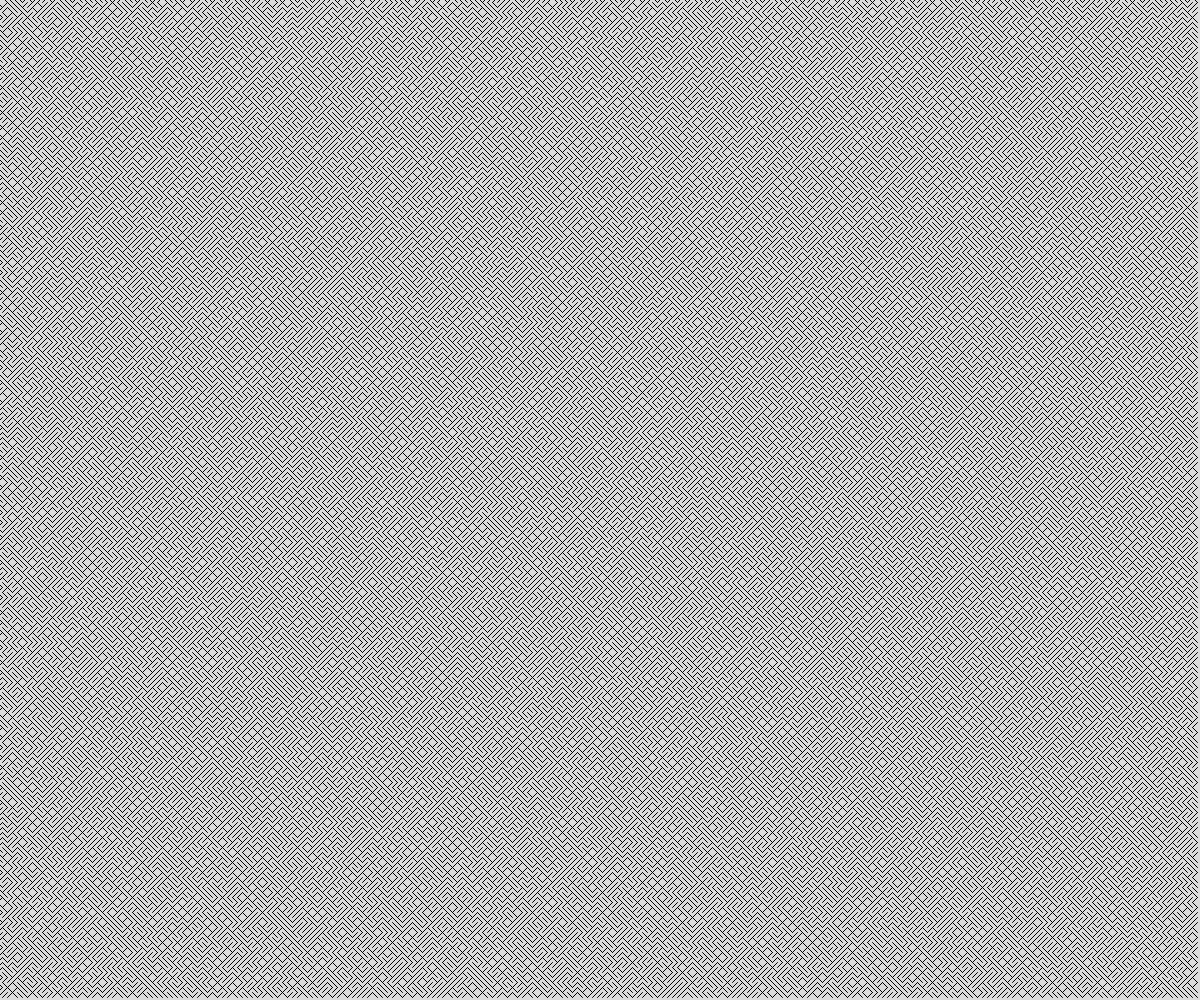
Frame 1 (no input)
Frame 60 (no input): identical to frame 1, image omitted
Frame 120 (the mouse pressed at the canvas centre since frame 60): identical to frame 1, image omitted

The p5.js sketch that drew this single still picture (run headless with seeded random() and noise() and a simulated clock; from frame 60 on, the mouse is pressed at the canvas centre):

// p5.js sketch
// ── sketch.js
// Generative Art Demo
//Oct 4, 2024

const TILE_SIZE = 5;
let tileArray = [];


function setup() {
  createCanvas(windowWidth, windowHeight);
  for(let x = 0; x < width; x += TILE_SIZE) {
    for(let y = 0; y < height; y += TILE_SIZE){
      let someTile = spawnTile(x, y);
      tileArray.push(someTile);

    }
  }
  
}

function draw() {
  background(220);

  //display tile
  for(let myTile of tileArray) {
  
    line(myTile.x1, myTile.y1, myTile.x2, myTile.y2);
  }
}


function spawnTile(x, y) {
  let tile;
  let choice = random(100);
  if (choice < 50) {
    tile = {
      x1: x - TILE_SIZE/2,
      y1: y - TILE_SIZE/2,
      x2: x + TILE_SIZE/2,
      y2: y + TILE_SIZE/2,
    };
  }

  else {
    tile = {
      x1: x - TILE_SIZE/2,
      y1: y + TILE_SIZE/2,
      x2: x + TILE_SIZE/2,
      y2: y - TILE_SIZE/2,
    };
  }
  
  return tile;
}
